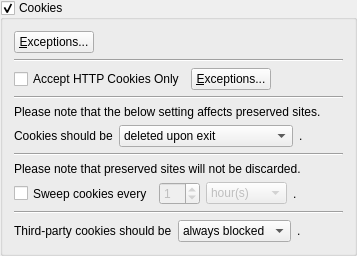
               <widget class="QGroupBox" name="cookieGroupBox">
                <property name="enabled">
                 <bool>true</bool>
                </property>
                <property name="title">
                 <string>Cookies</string>
                </property>
                <property name="checkable">
                 <bool>true</bool>
                </property>
                <property name="checked">
                 <bool>true</bool>
                </property>
                <layout class="QVBoxLayout" name="verticalLayout_11">
                 <item>
                  <layout class="QHBoxLayout" name="horizontalLayout_29">
                   <item>
                    <widget class="QPushButton" name="cookiesExceptionsPushButton">
                     <property name="text">
                      <string>&amp;Exceptions...</string>
                     </property>
                    </widget>
                   </item>
                   <item>
                    <spacer name="horizontalSpacer_20">
                     <property name="orientation">
                      <enum>Qt::Horizontal</enum>
                     </property>
                     <property name="sizeHint" stdset="0">
                      <size>
                       <width>40</width>
                       <height>20</height>
                      </size>
                     </property>
                    </spacer>
                   </item>
                  </layout>
                 </item>
                 <item>
                  <widget class="Line" name="line_8">
                   <property name="orientation">
                    <enum>Qt::Horizontal</enum>
                   </property>
                  </widget>
                 </item>
                 <item>
                  <layout class="QHBoxLayout" name="horizontalLayout_62">
                   <item>
                    <widget class="QCheckBox" name="httponlycookies">
                     <property name="sizePolicy">
                      <sizepolicy hsizetype="Minimum" vsizetype="Preferred">
                       <horstretch>0</horstretch>
                       <verstretch>0</verstretch>
                      </sizepolicy>
                     </property>
                     <property name="text">
                      <string>Accept HTTP Cookies Only</string>
                     </property>
                    </widget>
                   </item>
                   <item>
                    <widget class="QPushButton" name="httponlyexceptions">
                     <property name="text">
                      <string>&amp;Exceptions...</string>
                     </property>
                    </widget>
                   </item>
                   <item>
                    <spacer name="horizontalSpacer_51">
                     <property name="orientation">
                      <enum>Qt::Horizontal</enum>
                     </property>
                     <property name="sizeHint" stdset="0">
                      <size>
                       <width>40</width>
                       <height>20</height>
                      </size>
                     </property>
                    </spacer>
                   </item>
                  </layout>
                 </item>
                 <item>
                  <widget class="Line" name="line_9">
                   <property name="orientation">
                    <enum>Qt::Horizontal</enum>
                   </property>
                  </widget>
                 </item>
                 <item>
                  <widget class="QLabel" name="label_60">
                   <property name="text">
                    <string>Please note that the below setting affects preserved sites.</string>
                   </property>
                  </widget>
                 </item>
                 <item>
                  <layout class="QHBoxLayout" name="horizontalLayout_21">
                   <item>
                    <widget class="QLabel" name="label_49">
                     <property name="text">
                      <string>Cookies should be</string>
                     </property>
                    </widget>
                   </item>
                   <item>
                    <widget class="QComboBox" name="cookieComboBox">
                     <property name="sizeAdjustPolicy">
                      <enum>QComboBox::AdjustToContents</enum>
                     </property>
                     <item>
                      <property name="text">
                       <string>deleted upon exit</string>
                      </property>
                     </item>
                     <item>
                      <property name="text">
                       <string>preserved forever</string>
                      </property>
                     </item>
                     <item>
                      <property name="text">
                       <string>preserved until they expire</string>
                      </property>
                     </item>
                    </widget>
                   </item>
                   <item>
                    <widget class="QLabel" name="label_51">
                     <property name="text">
                      <string>.</string>
                     </property>
                    </widget>
                   </item>
                   <item>
                    <spacer name="horizontalSpacer_12">
                     <property name="orientation">
                      <enum>Qt::Horizontal</enum>
                     </property>
                     <property name="sizeHint" stdset="0">
                      <size>
                       <width>40</width>
                       <height>20</height>
                      </size>
                     </property>
                    </spacer>
                   </item>
                  </layout>
                 </item>
                 <item>
                  <widget class="Line" name="line_3">
                   <property name="orientation">
                    <enum>Qt::Horizontal</enum>
                   </property>
                  </widget>
                 </item>
                 <item>
                  <widget class="QLabel" name="label_62">
                   <property name="text">
                    <string>Please note that preserved sites will not be discarded.</string>
                   </property>
                  </widget>
                 </item>
                 <item>
                  <layout class="QHBoxLayout" name="horizontalLayout_25">
                   <item>
                    <widget class="QCheckBox" name="cookieTimerCheckBox">
                     <property name="sizePolicy">
                      <sizepolicy hsizetype="Minimum" vsizetype="Preferred">
                       <horstretch>0</horstretch>
                       <verstretch>0</verstretch>
                      </sizepolicy>
                     </property>
                     <property name="text">
                      <string>Sweep cookies every</string>
                     </property>
                    </widget>
                   </item>
                   <item>
                    <widget class="QSpinBox" name="cookieTimerSpinBox">
                     <property name="enabled">
                      <bool>false</bool>
                     </property>
                     <property name="value">
                      <number>1</number>
                     </property>
                    </widget>
                   </item>
                   <item>
                    <widget class="QComboBox" name="cookieTimerComboBox">
                     <property name="enabled">
                      <bool>false</bool>
                     </property>
                     <property name="sizeAdjustPolicy">
                      <enum>QComboBox::AdjustToContents</enum>
                     </property>
                     <item>
                      <property name="text">
                       <string>hour(s)</string>
                      </property>
                     </item>
                     <item>
                      <property name="text">
                       <string>minute(s)</string>
                      </property>
                     </item>
                    </widget>
                   </item>
                   <item>
                    <widget class="QLabel" name="label_53">
                     <property name="text">
                      <string>.</string>
                     </property>
                    </widget>
                   </item>
                   <item>
                    <spacer name="horizontalSpacer_3">
                     <property name="orientation">
                      <enum>Qt::Horizontal</enum>
                     </property>
                     <property name="sizeHint" stdset="0">
                      <size>
                       <width>40</width>
                       <height>20</height>
                      </size>
                     </property>
                    </spacer>
                   </item>
                  </layout>
                 </item>
                 <item>
                  <widget class="Line" name="line_6">
                   <property name="orientation">
                    <enum>Qt::Horizontal</enum>
                   </property>
                  </widget>
                 </item>
                 <item>
                  <layout class="QHBoxLayout" name="horizontalLayout_32">
                   <item>
                    <widget class="QLabel" name="label_18">
                     <property name="text">
                      <string>Third-party cookies should be</string>
                     </property>
                    </widget>
                   </item>
                   <item>
                    <widget class="QComboBox" name="thirdPartyCookiesComboBox">
                     <property name="currentIndex">
                      <number>1</number>
                     </property>
                     <property name="sizeAdjustPolicy">
                      <enum>QComboBox::AdjustToContents</enum>
                     </property>
                     <item>
                      <property name="text">
                       <string>always allowed</string>
                      </property>
                     </item>
                     <item>
                      <property name="text">
                       <string>always blocked</string>
                      </property>
                     </item>
                    </widget>
                   </item>
                   <item>
                    <widget class="QLabel" name="label_75">
                     <property name="text">
                      <string>.</string>
                     </property>
                    </widget>
                   </item>
                   <item>
                    <spacer name="horizontalSpacer_23">
                     <property name="orientation">
                      <enum>Qt::Horizontal</enum>
                     </property>
                     <property name="sizeHint" stdset="0">
                      <size>
                       <width>40</width>
                       <height>20</height>
                      </size>
                     </property>
                    </spacer>
                   </item>
                  </layout>
                 </item>
                </layout>
               </widget>
